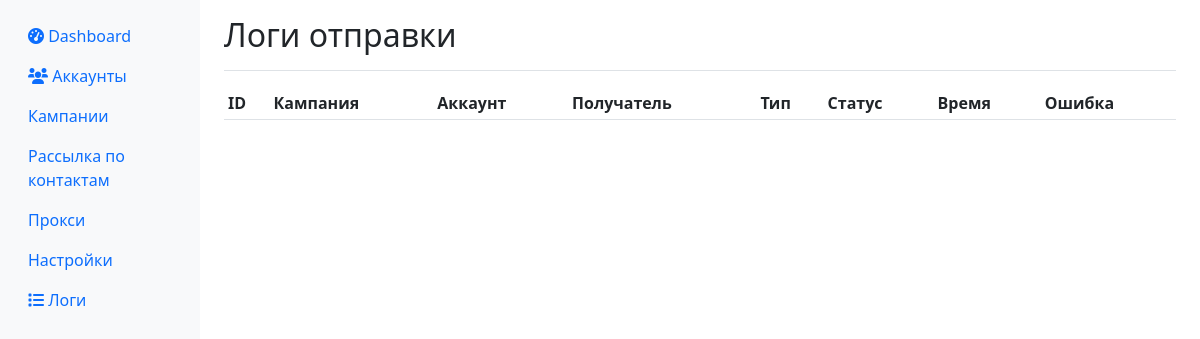
The page /logs on the database as committed earlier.
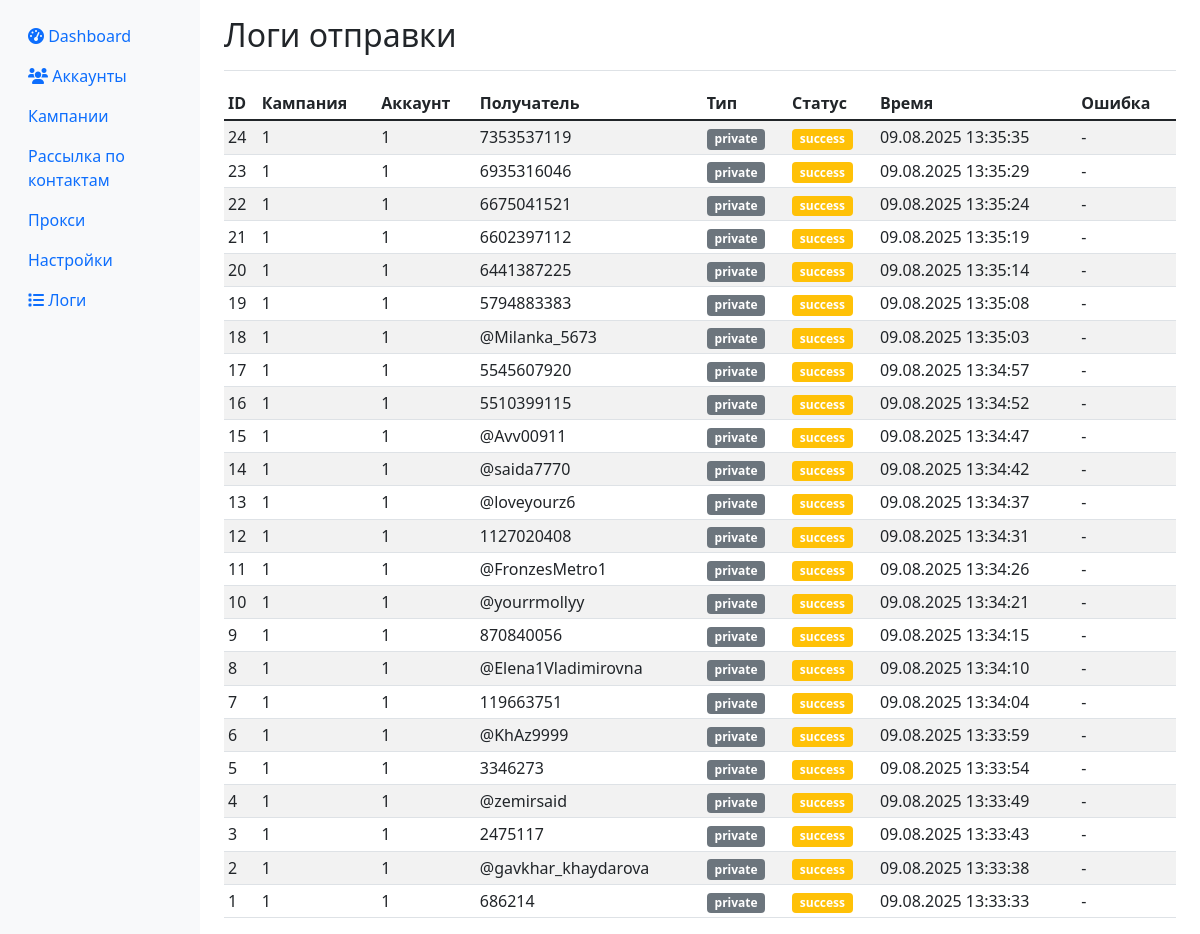
The same page on the database as committed later.
### app/database.py (models this page shows)
class SendLog(Base):
    __tablename__ = "send_logs"
    id = Column(Integer, primary_key=True, index=True)
    campaign_id = Column(Integer)
    account_id = Column(Integer)
    recipient = Column(String)
    recipient_type = Column(String)  # channel, group, private
    status = Column(String)  # sent, failed, blocked
    message = Column(Text, nullable=True)
    error_message = Column(Text, nullable=True)
    sent_at = Column(DateTime, default=datetime.utcnow)

### app/web.py (the view)
@app.get("/logs")
async def logs_page(request: Request, db: Session = Depends(get_db)):
    logs = db.query(SendLog).order_by(SendLog.sent_at.desc()).limit(100).all()
    return templates.TemplateResponse("logs.html", {
        "request": request,
        "logs": logs
    })

### templates/logs.html (shortened to what this page needs)
{% extends "base.html" %}
{% block content %}
<div class="d-flex justify-content-between flex-wrap flex-md-nowrap align-items-center pt-3 pb-2 mb-3 border-bottom">
    <h1 class="h2">Логи отправки</h1>
</div>
<div class="table-responsive">
    <table class="table table-striped table-sm">
        <thead>
            <tr>
                <th>ID</th>
                <th>Кампания</th>
                <th>Аккаунт</th>
                <th>Получатель</th>
                <th>Тип</th>
                <th>Статус</th>
                <th>Время</th>
                <th>Ошибка</th>
            </tr>
        </thead>
        <tbody>
            {% for log in logs %}
            <tr>
                <td>{{ log.id }}</td>
                <td>{{ log.campaign_id }}</td>
                <td>{{ log.account_id }}</td>
                <td>{{ log.recipient }}</td>
                <td>
                    <span class="badge bg-secondary">{{ log.recipient_type }}</span>
                </td>
                <td>
                    <span class="badge bg-{% if log.status == 'sent' %}success{% elif log.status == 'failed' %}danger{% else %}warning{% endif %}">
                        {{ log.status }}
                    </span>
                </td>
                <td>{{ log.sent_at.strftime('%d.%m.%Y %H:%M:%S') }}</td>
                <td>
                    {% if log.error_message %}
                    <small class="text-danger">{{ log.error_message[:50] }}{% if log.error_message|length > 50 %}...{% endif %}</small>
                    {% else %}
                    -
                    {% endif %}
                </td>
            </tr>
            {% endfor %}
        </tbody>
    </table>
</div>
{% endblock %}

Rows that differ between the two databases and show on the page:
added SendLog: id "24", campaign_id "1", account_id "1", recipient "7353537119", recipient_type "private", status "success", sent_at "09.08.2025 13:35:35"
added SendLog: id "23", campaign_id "1", account_id "1", recipient "6935316046", recipient_type "private", status "success", sent_at "09.08.2025 13:35:29"
added SendLog: id "22", campaign_id "1", account_id "1", recipient "6675041521", recipient_type "private", status "success", sent_at "09.08.2025 13:35:24"
added SendLog: id "21", campaign_id "1", account_id "1", recipient "6602397112", recipient_type "private", status "success", sent_at "09.08.2025 13:35:19"
added SendLog: id "20", campaign_id "1", account_id "1", recipient "6441387225", recipient_type "private", status "success", sent_at "09.08.2025 13:35:14"
added SendLog: id "19", campaign_id "1", account_id "1", recipient "5794883383", recipient_type "private", status "success", sent_at "09.08.2025 13:35:08"
added SendLog: id "18", campaign_id "1", account_id "1", recipient "@Milanka_5673", recipient_type "private", status "success", sent_at "09.08.2025 13:35:03"
added SendLog: id "17", campaign_id "1", account_id "1", recipient "5545607920", recipient_type "private", status "success", sent_at "09.08.2025 13:34:57"
added SendLog: id "16", campaign_id "1", account_id "1", recipient "5510399115", recipient_type "private", status "success", sent_at "09.08.2025 13:34:52"
added SendLog: id "15", campaign_id "1", account_id "1", recipient "@Avv00911", recipient_type "private", status "success", sent_at "09.08.2025 13:34:47"
added SendLog: id "14", campaign_id "1", account_id "1", recipient "@saida7770", recipient_type "private", status "success", sent_at "09.08.2025 13:34:42"
added SendLog: id "13", campaign_id "1", account_id "1", recipient "@loveyourz6", recipient_type "private", status "success", sent_at "09.08.2025 13:34:37"
added SendLog: id "12", campaign_id "1", account_id "1", recipient "1127020408", recipient_type "private", status "success", sent_at "09.08.2025 13:34:31"
added SendLog: id "11", campaign_id "1", account_id "1", recipient "@FronzesMetro1", recipient_type "private", status "success", sent_at "09.08.2025 13:34:26"
added SendLog: id "10", campaign_id "1", account_id "1", recipient "@yourrmollyy", recipient_type "private", status "success", sent_at "09.08.2025 13:34:21"
added SendLog: id "9", campaign_id "1", account_id "1", recipient "870840056", recipient_type "private", status "success", sent_at "09.08.2025 13:34:15"
added SendLog: id "8", campaign_id "1", account_id "1", recipient "@Elena1Vladimirovna", recipient_type "private", status "success", sent_at "09.08.2025 13:34:10"
added SendLog: id "7", campaign_id "1", account_id "1", recipient "119663751", recipient_type "private", status "success", sent_at "09.08.2025 13:34:04"
added SendLog: id "6", campaign_id "1", account_id "1", recipient "@KhAz9999", recipient_type "private", status "success", sent_at "09.08.2025 13:33:59"
added SendLog: id "5", campaign_id "1", account_id "1", recipient "3346273", recipient_type "private", status "success", sent_at "09.08.2025 13:33:54"
added SendLog: id "4", campaign_id "1", account_id "1", recipient "@zemirsaid", recipient_type "private", status "success", sent_at "09.08.2025 13:33:49"
added SendLog: id "3", campaign_id "1", account_id "1", recipient "2475117", recipient_type "private", status "success", sent_at "09.08.2025 13:33:43"
added SendLog: id "2", campaign_id "1", account_id "1", recipient "@gavkhar_khaydarova", recipient_type "private", status "success", sent_at "09.08.2025 13:33:38"
added SendLog: id "1", campaign_id "1", account_id "1", recipient "686214", recipient_type "private", status "success", sent_at "09.08.2025 13:33:33"
